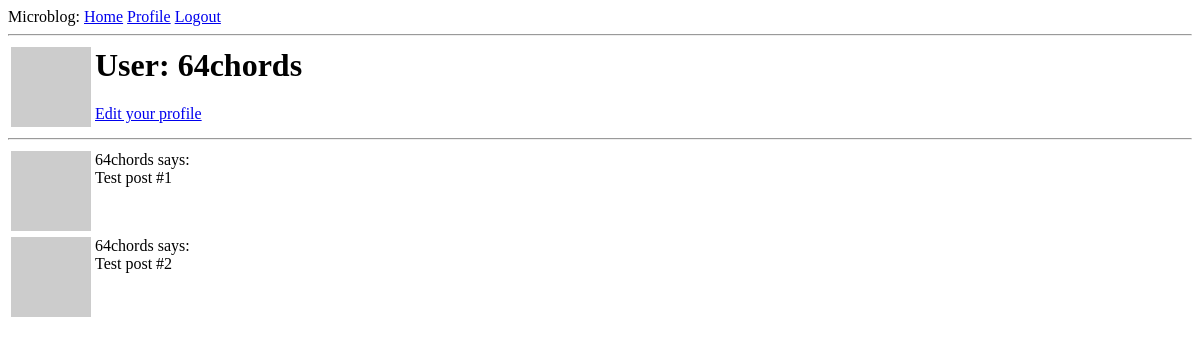
Before: /user/64chords (signed in) with the older database file.
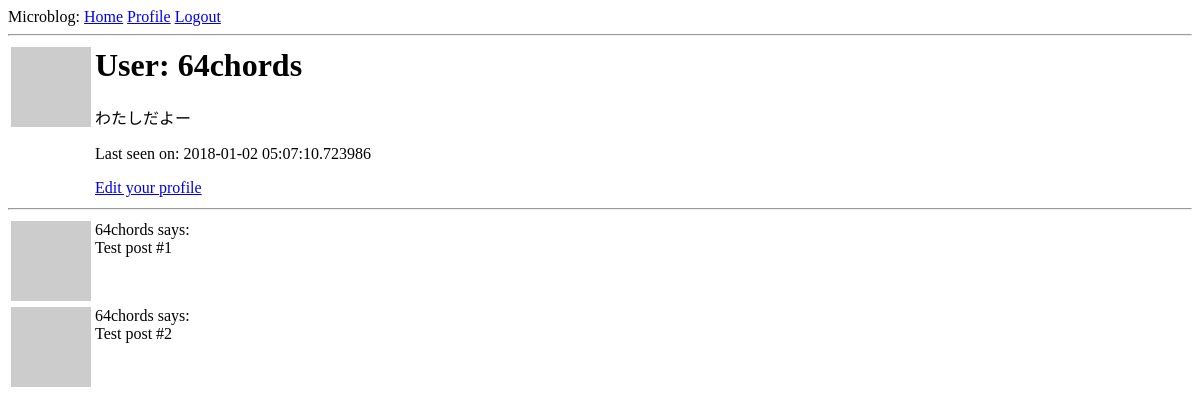
After: the same page with the newer database file.
### app/models.py (models this page shows, shortened)
class User(UserMixin,db.Model):
    id = db.Column(db.Integer,primary_key=True)
    username = db.Column(db.String(64),index=True,unique=True)
    email = db.Column(db.String(120),index=True,unique=True)
    password_hash = db.Column(db.String(128))
    about_me = db.Column(db.String(140))
    last_seen = db.Column(db.DateTime,default=datetime.utcnow)
    """
    a db.relationship field is normally defined on the “one” side, and
    is used as a convenient way to get access to the “many”.
    """
    posts = db.relationship("Post",backref="author",lazy="dynamic")
    def avatar(self,size):
        digest = md5(self.email.lower().encode('utf-8')).hexdigest()
        return "https://www.gravatar.com/avatar/{}?d=identicon&s={}".\
            format(digest,size)

### app/routes.py (the view)
@app.route('/user/<username>')
@login_required
def user(username):
    user = User.query.filter_by(username=username).first_or_404()
    posts = [
        dict(author=user,body="Test post #1"),
        dict(author=user,body="Test post #2")
    ]
    return render_template("user.html",user=user,posts=posts)

### app/models.py (called while the page is built)
@login.user_loader
def load_user(id):
    return User.query.get(int(id))

### app/routes.py (called while the page is built)
@app.before_request
def before_request():
    if current_user.is_authenticated:
        current_user.last_seen = datetime.utcnow()
        db.session.commit()

### app/templates/user.html
{% extends "base.html" %}
{% block content %}
<table>
  <tr valign="top">
    <td><img src="{{ user.avatar(128) }}" alt=""></td>
    <td>
      <h1>User: {{ user.username }}</h1>
      {% if user.about_me %}
      <p>{{ user.about_me }}</p>
      {% endif %}
      {% if user.last_seen %}
      <p>Last seen on: {{ user.last_seen }}</p>
      {% endif %}
      {% if user == current_user %}
      <p><a href="{{ url_for('edit_profile') }}">Edit your profile</a></p>
      {% endif %}
    </td>
  </tr>
</table>
<hr>
{%for post in posts %}
  {% include '_post.html' %}
{% endfor %}
{% endblock %}

### app/templates/base.html (shortened to what this page needs)
<html>
    <head>
    </head>
    <body>
        <div>Microblog:
          <a href="{{ url_for('index') }}">Home</a>
          {% if current_user.is_anonymous %}
          <a href="{{ url_for('login') }}">Login</a>
          {% else %}
          <a href="{{ url_for('user',username=current_user.username) }}">Profile</a>
          <a href="{{ url_for('logout') }}">Logout</a>
          {% endif %}
        </div>
        <hr>
        {% block content %}{% endblock %}
    </body>
</html>

### app/templates/_post.html
<table>
  <tr valign="top">
    <td><img src="{{ post.author.avatar(36) }}" alt=""></td>
    <td>{{ post.author.username }} says:<br>{{ post.body }}</td>
  </tr>
</table>

Changed rows visible on the page:
changed User "64chords": about_me (not shown) → "わたしだよー"; last_seen (not shown) → "2018-01-02 05:07:10.723986"
Other visible differences:
text now shown: "Last seen on:"
